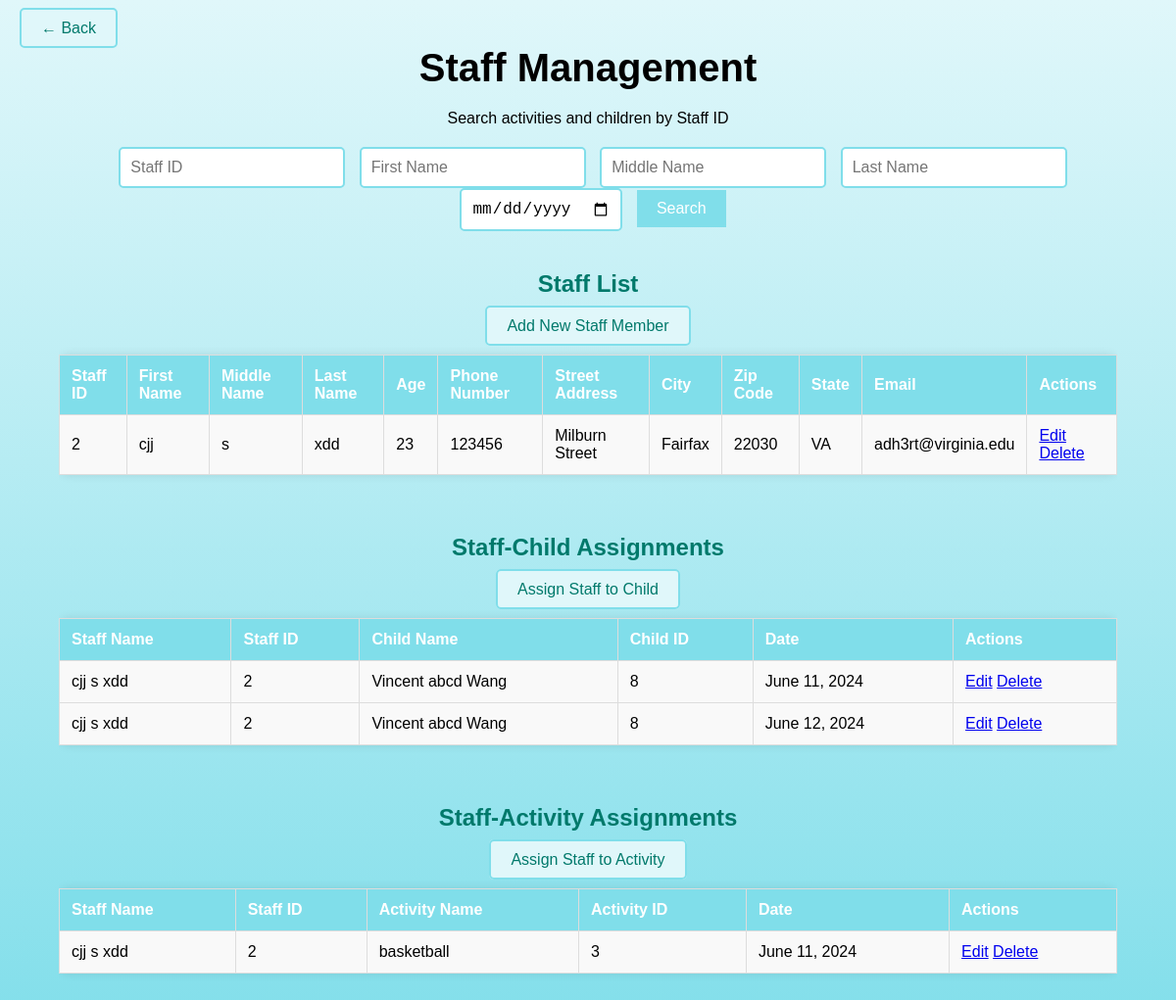
Page /myapp/staff/ on the committed database.
### myapp/models.py (models this page shows, shortened)
class Staff(models.Model):
    first_name = models.CharField(max_length=30)
    middle_name = models.CharField(max_length=30, blank=True, null=True)
    last_name = models.CharField(max_length=30)
    age = models.IntegerField()
    phone_number = models.CharField(max_length=15)
    street_address = models.CharField(max_length=100)
    city = models.CharField(max_length=50)
    zip_code = models.CharField(max_length=10)
    state = models.CharField(max_length=20)
    email = models.EmailField()

class StaffChildAssignment(models.Model):
    staff = models.ForeignKey(Staff, on_delete=models.CASCADE)
    child = models.ForeignKey(Child, on_delete=models.CASCADE)
    date = models.DateField()

class Child(models.Model):
    first_name = models.CharField(max_length=30)
    middle_name = models.CharField(max_length=30, blank=True, null=True)
    last_name = models.CharField(max_length=30)
    date_of_birth = models.DateField()

class StaffActivityAssignment(models.Model):
    staff = models.ForeignKey(Staff, on_delete=models.CASCADE)
    activity = models.ForeignKey(Activity, on_delete=models.CASCADE)
    date = models.DateField()

class Activity(models.Model):
    activity_name = models.CharField(max_length=50)
    duration = models.DurationField()
    cost = models.DecimalField(max_digits=10, decimal_places=2)
    age_group = models.CharField(max_length=20)
    description = models.TextField()

### myapp/views.py (the view)
# urls.py: path('staff/', views.staff_list, name='staff_list'),
def staff_list(request):
    staffs = Staff.objects.all()
    staff_child_assignments = StaffChildAssignment.objects.all()
    staff_activity_assignments = StaffActivityAssignment.objects.all()
    return render(request, 'staff_list.html', {
        'staffs': staffs,
        'staff_child_assignments': staff_child_assignments,
        'staff_activity_assignments': staff_activity_assignments
    })

### myapp/templates/staff_list.html (shortened to what this page needs)
<!DOCTYPE html>
<html lang="en">
<head>
</head>
<body>
    <div class="container">
        <div class="back-button">
            <a href="{% url 'home' %}" class="button">&larr; Back</a>
        </div>
        <h1>Staff Management</h1>
        <div class="section">
            <label for="search-staffID">Search activities and children by Staff ID</label>
            <div class="search-bar">
                <form method="GET" action="{% url 'search_staff' %}">
                    <input type="text" id="search-staffID" name="staffID" placeholder="Staff ID" required>
                    <input type="text" id="search-first-name" name="first_name" placeholder="First Name" required>
                    <input type="text" id="search-middle-name" name="middle_name" placeholder="Middle Name" required>
                    <input type="text" id="search-last-name" name="last_name" placeholder="Last Name" required>
                    <input type="date" name="date" placeholder="Date" required>
                    <button type="submit">Search</button>
                </form>
            </div>
        </div>
        <div class="section">
            <h2>Staff List</h2>
            <a href="{% url 'staff_add' %}" class="button">Add New Staff Member</a>
            <div class="table-container">
                <table>
                    <thead>
                        <tr>
                            <th>Staff ID</th>
                            <th>First Name</th>
                            <th>Middle Name</th>
                            <th>Last Name</th>
                            <th>Age</th>
                            <th>Phone Number</th>
                            <th>Street Address</th>
                            <th>City</th>
                            <th>Zip Code</th>
                            <th>State</th>
                            <th>Email</th>
                            <th>Actions</th>
                        </tr>
                    </thead>
                    <tbody>
                        {% for staff in staffs %}
                        <tr>
                            <td>{{ staff.id }}</td>
                            <td>{{ staff.first_name }}</td>
                            <td>{{ staff.middle_name }}</td>
                            <td>{{ staff.last_name }}</td>
                            <td>{{ staff.age }}</td>
                            <td>{{ staff.phone_number }}</td>
                            <td>{{ staff.street_address }}</td>
                            <td>{{ staff.city }}</td>
                            <td>{{ staff.zip_code }}</td>
                            <td>{{ staff.state }}</td>
                            <td>{{ staff.email }}</td>
                            <td>
                                <a href="{% url 'staff_edit' staff.pk %}">Edit</a>
                                <a href="{% url 'staff_delete' staff.pk %}">Delete</a>
                            </td>
                        </tr>
                        {% endfor %}
                    </tbody>
                </table>
            </div>
        </div>
        <div class="section">
            <h2>Staff-Child Assignments</h2>
            <a href="{% url 'assign_staff_child' %}" class="button">Assign Staff to Child</a>
            <div class="table-container">
                <table>
                    <thead>
                        <tr>
                            <th>Staff Name</th>
                            <th>Staff ID</th>
                            <th>Child Name</th>
                            <th>Child ID</th>
                            <th>Date</th>
                            <th>Actions</th>
                        </tr>
                    </thead>
                    <tbody>
                        {% for assignment in staff_child_assignments %}
                        <tr>
                            <td>{{ assignment.staff.first_name }} {{ assignment.staff.middle_name }} {{ assignment.staff.last_name }}</td>
                            <td>{{ assignment.staff.id }}</td>
                            <td>{{ assignment.child.first_name }} {{ assignment.child.middle_name }} {{ assignment.child.last_name }}</td>
                            <td>{{ assignment.child.id }}</td>
                            <td>{{ assignment.date }}</td>
                            <td>
                                <a href="{% url 'edit_staff_child_assignment' assignment.id %}">Edit</a>
                                <a href="{% url 'delete_staff_child_assignment' assignment.id %}">Delete</a>
                            </td>
                        </tr>
                        {% endfor %}
                    </tbody>
                </table>
            </div>
        </div>
        <div class="section">
            <h2>Staff-Activity Assignments</h2>
            <a href="{% url 'assign_staff_activity' %}" class="button">Assign Staff to Activity</a>
            <div class="table-container">
                <table>
                    <thead>
                        <tr>
                            <th>Staff Name</th>
                            <th>Staff ID</th>
                            <th>Activity Name</th>
                            <th>Activity ID</th>
                            <th>Date</th>
                            <th>Actions</th>
                        </tr>
                    </thead>
                    <tbody>
                        {% for assignment in staff_activity_assignments %}
                        <tr>
                            <td>{{ assignment.staff.first_name }} {{ assignment.staff.middle_name }} {{ assignment.staff.last_name }}</td>
                            <td>{{ assignment.staff.id }}</td>
                            <td>{{ assignment.activity.activity_name }}</td>
                            <td>{{ assignment.activity.id }}</td>
                            <td>{{ assignment.date }}</td>
                            <td>
                                <a href="{% url 'edit_staff_activity_assignment' assignment.id %}">Edit</a>
                                <a href="{% url 'delete_staff_activity_assignment' assignment.id %}">Delete</a>
                            </td>
                        </tr>
                        {% endfor %}
                    </tbody>
                </table>
            </div>
        </div>
    </div>
</body>
</html>

### myapp/templates/staff_list.html (style rules this page uses)
body { font-family: Arial, sans-serif; text-align: center; background: linear-gradient(to bottom, #e0f7fa, #80deea); margin: 0; padding: 0; position: relative; }
.container { width: 90%; margin: auto; padding: 20px; }
h1 { font-size: 2.5em; margin-bottom: 20px; }
h2 { color: #00796b; margin-top: 40px; }
.section { margin-bottom: 40px; }
.table-container { overflow-x: auto; }
table { width: 100%; border-collapse: collapse; margin: 20px 0; box-shadow: 0 0 10px rgba(0, 0, 0, 0.1); border-radius: 10px; }
th, td { padding: 12px; border: 1px solid #ddd; text-align: left; }
th { background-color: #80deea; color: white; }
td { background-color: #f9f9f9; }
.button { padding: 10px 20px; background-color: #e0f7fa; border: 2px solid #80deea; border-radius: 5px; text-decoration: none; color: #00796b; font-size: 16px; margin-bottom: 10px; transition: background-color 0.3s, color 0.3s; }
.back-button { position: absolute; top: 20px; left: 20px; }
.search-bar { margin-top: 20px; display: flex; flex-wrap: wrap; justify-content: center; }
.search-bar input { padding: 10px; font-size: 16px; margin-left: 10px; border: 2px solid #80deea; border-radius: 5px; transition: border-color 0.3s; }
.search-bar button { padding: 10px 20px; font-size: 16px; background-color: #80deea; border: none; color: white; cursor: pointer; margin-left: 10px; transition: background-color 0.3s, color 0.3s; }

### rows in the picture
Staff: id "2", first_name "cjj", middle_name "s", last_name "xdd", age "23", phone_number "123456", street_address "Milburn Street", city "Fairfax", zip_code "22030", state "VA", email "adh3rt@virginia.edu"
StaffChildAssignment: staff.first_name "cjj", staff.middle_name "s", staff.last_name "xdd", staff.id "2", child.first_name "Vincent", child.middle_name "abcd", child.last_name "Wang", child.id "8", date "June 11, 2024"
StaffChildAssignment: staff.first_name "cjj", staff.middle_name "s", staff.last_name "xdd", staff.id "2", child.first_name "Vincent", child.middle_name "abcd", child.last_name "Wang", child.id "8", date "June 12, 2024"
StaffActivityAssignment: staff.first_name "cjj", staff.middle_name "s", staff.last_name "xdd", staff.id "2", activity.activity_name "basketball", activity.id "3", date "June 11, 2024"
